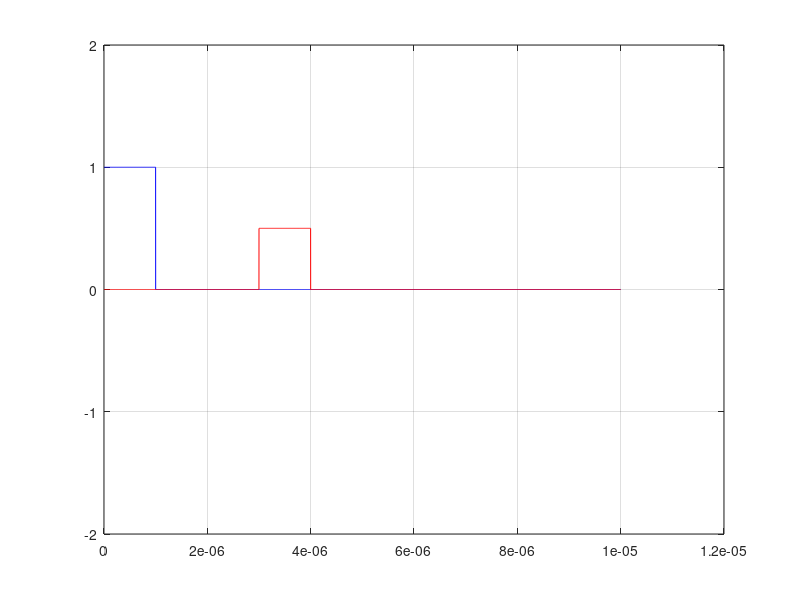

This chart was generated by the following MATLAB code: (Note: this script raises an error after producing the figure.)
%Part3_1: generate signal
ts=1e-9;
T=1e-5;
tau=1e-6;
t=0:ts:T;
index=round(tau/ts);
sentSignal=zeros(size(t));
sentSignal(1:index)=1;

figure;
plot(t,sentSignal,'b');
grid on;
ylim([-2 2]);

%Part3_2 generate recieved signal
c=3e8;
R=450;
td=3e-6;
startIndex=round(td/ts);
recievedSignal=zeros(size(t));
recievedSignal(startIndex+1:startIndex+index)=0.5;
hold on;
plot(t,recievedSignal,'r');

%Part3_3 find the td with correlation (using p3_3 function)
[findR, corrVal] = p3_3(recievedSignal);
figure;
plot(t,corrVal);
grid on;
fprintf('part3_3: Found R is: %d',p3_3(recievedSignal));

%Part3_4 add noise
noisePower=0:0.1:5;
estimationError=zeros(size(noisePower));
for i=1:size(noisePower,2)
    sumEstimationError = 0;
    for j=1:100
        noise = noisePower(i) * randn(size(recievedSignal));
        generateNoisySignal = recievedSignal + noise;
        estimation = p3_3(generateNoisySignal);
        sumEstimationError = sumEstimationError + abs(estimation-450);
    end
    estimationError(i)=sumEstimationError/100;
end

figure;
plot(noisePower, estimationError);
xlabel('Noise Power(Based On Standard Deviation)');
ylabel('estimation Error(m)');
grid on;
